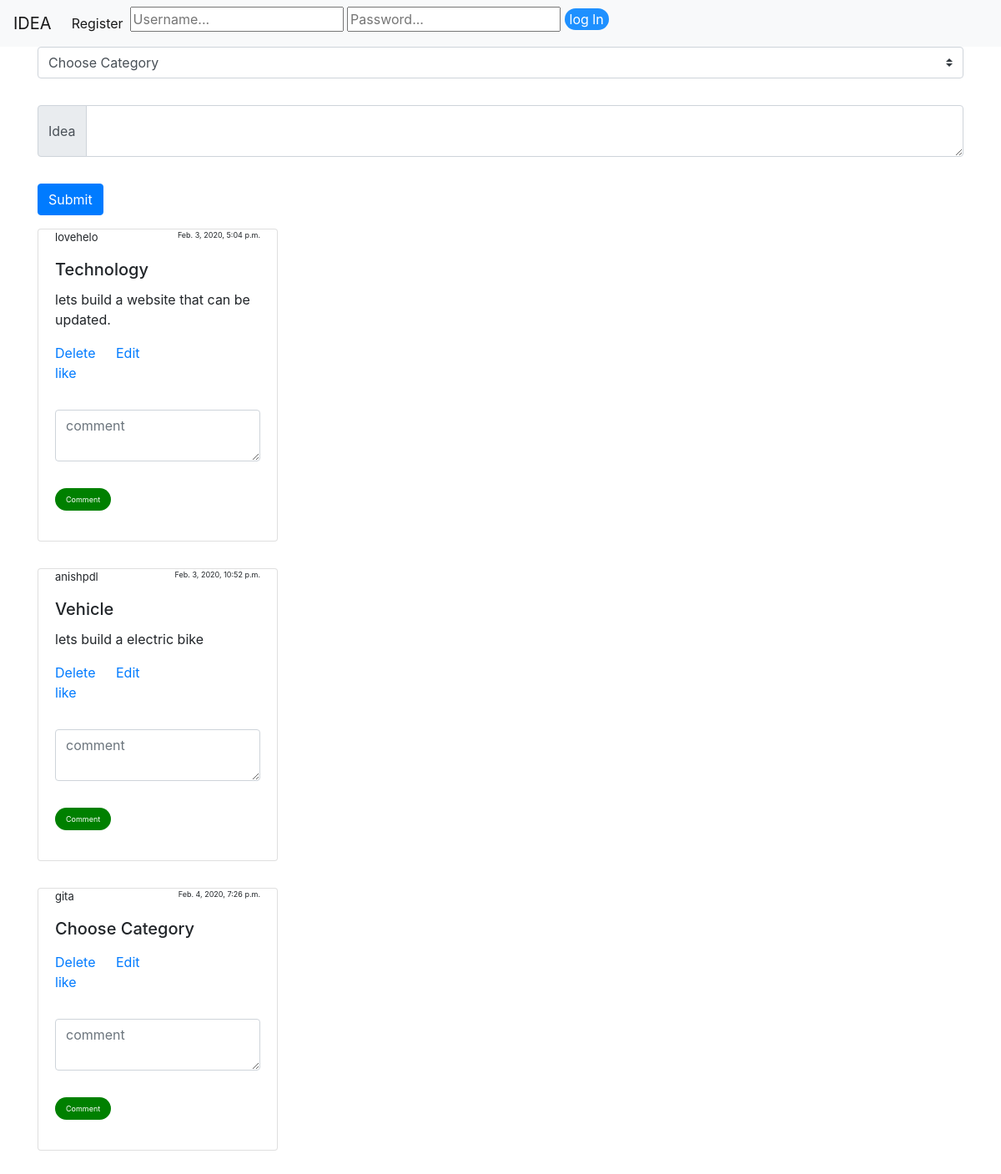
/home/, run on the app's committed database.
### main/models.py (models this page shows, shortened)
class idea(models.Model):
    ideaPeacher= models.ForeignKey(User, on_delete=models.CASCADE, default=None)
    Post_idea = models.TextField()
    date_created = models.DateTimeField(default=datetime.now())
    category = models.ManyToManyField(category)
    Like = models.ManyToManyField(User, default=True, related_name='post_like')

class category(models.Model):
    category   = models.CharField(max_length=100)

### main/views.py (the view)
def homepage(request):
    i = idea.objects.all()
    query = ""
    if request.GET:
        query = request.GET['q']
        i = get_data_queryset(str(query))
    return render(request,"main/home.html", context={"ideas":i})

### main/templates/main/home.html (shortened to what this page needs)
{% extends 'main/header.html' %}
{% block content %}
{% load crispy_forms_tags %}
{% if ideas %}
<div>
  <form method="post" , action="submitidea/">
    <select class="custom-select" name="dropdown">
      <option selected>Choose Category</option>
    </select>
    <div class="input-group" style="margin-top: 2rem; margin-bottom: 2rem;">
      <div class="input-group-prepend">
        <span class="input-group-text">Idea</span>
      </div>
      <textarea class="form-control" aria-label="With textarea" name="idea"></textarea>
    </div>
    <button type="Submit" class="btn btn-primary">Submit</button>
  </form>
</div>
<div>
  {% for i in ideas %}
  <div class="card" style="width: 18rem; margin-bottom: 2rem; margin-top: 1rem; ">
    <div class="card-body">
      <p style="font-size:13px;margin-top:-20px">{{i.ideaPeacher}} <Span style="font-size:9px;float:right;">{{i.date_created}}</Span></p>
      <h5 class="card-title">{% for c in i.category.all %}
        {{c.category}}{% endfor %}</h5>
      <p class="card-text">{{i.Post_idea}}</p>
      <a href="{% url 'delete_idea' i.pk %}" class="card-link">Delete</a>
      <a href="{% url 'edit_idea' i.pk %}" class="card-link">Edit</a>
      <p>{{instance.like.count}}<a href='{{instance.get_like_url}}'>like</a></p>
      <form method='Post', action='submitcomment/'>
        <div class="input-group" style="margin-top: 2rem; margin-bottom: 2rem;">
          <textarea class="form-control" aria-label="With textarea" name="comment" placeholder='comment'></textarea>
        </div>
        <button type="Submit" id='commentbtn' class="btn" style="background-color: green;border-radius:20px;font-size:9px;color:white;">Comment</button>
      </form>
    </div>
  </div>
  {% endfor %}
  {% endif %}
</div>
{% endblock %}

### data on the page
idea: ideaPeacher "lovehelo", date_created "Feb. 3, 2020, 5:04 p.m.", Post_idea "lets build a website that can be updated."
category: category "Technology"
idea: ideaPeacher "anishpdl", date_created "Feb. 3, 2020, 10:52 p.m.", Post_idea "lets build a electric bike"
category: category "Vehicle"
idea: ideaPeacher "gita", date_created "Feb. 4, 2020, 7:26 p.m."
category: category "Choose Category"
